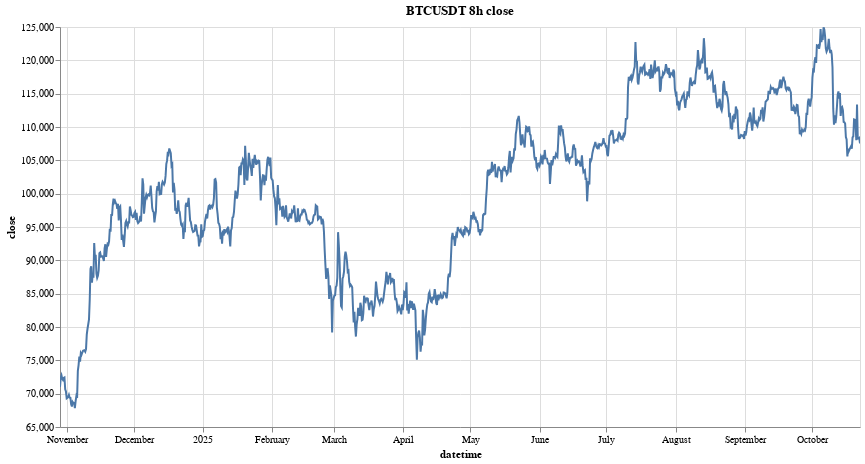

Notebook cell for this chart:
### Code cell
alt.data_transformers.enable("vegafusion")
research.plot_dyn_timeseries(ts, sym, 'close', time_interval)

### Figure 1 — Vega specification as saved in the notebook (floating-point values rounded to 4 significant figures; data arrays with more than 128 entries replaced by an {"elided": "..."} marker saying what was removed)
{"$schema": "https://vega.github.io/schema/vega/v5.json", "data": [{"name": "param_8_store"}, {"name": "param_9_store"}, {"name": "source_0", "values": {"elided": "1077 records"}, "transform": [{"type": "formula", "expr": "toDate(datum['datetime'])", "as": "datetime"}]}, {"name": "source_0_y_domain_close", "values": [{"min": 67830.0, "max": 124900.0}]}], "signals": [{"name": "unit", "value": {}, "on": [{"events": "pointermove", "update": "isTuple(group()) ? group() : unit"}]}, {"name": "param_8", "update": "vlSelectionResolve(\"param_8_store\", \"union\")"}, {"name": "param_9", "update": "vlSelectionResolve(\"param_9_store\", \"union\")"}, {"name": "param_8_datetime", "on": [{"events": [{"source": "view", "type": "dblclick"}], "update": "null"}, {"events": {"signal": "param_8_translate_delta"}, "update": "panLinear(param_8_translate_anchor.extent_x, -param_8_translate_delta.x / width)"}, {"events": {"signal": "param_8_zoom_delta"}, "update": "zoomLinear(domain(\"x\"), param_8_zoom_anchor.x, param_8_zoom_delta)"}]}, {"name": "param_8_tuple", "on": [{"events": [{"signal": "param_8_datetime"}], "update": "param_8_datetime ? {unit: \"\", fields: param_8_tuple_fields, values: [param_8_datetime]} : null"}]}, {"name": "param_8_tuple_fields", "value": [{"field": "datetime", "channel": "x", "type": "R"}]}, {"name": "param_8_translate_anchor", "value": {}, "on": [{"events": [{"source": "scope", "type": "pointerdown"}], "update": "{x: x(unit), y: y(unit), extent_x: domain(\"x\")}"}]}, {"name": "param_8_translate_delta", "value": {}, "on": [{"events": [{"source": "window", "between": [{"source": "scope", "type": "pointerdown"}, {"source": "window", "type": "pointerup"}], "consume": true, "type": "pointermove"}], "update": "{x: param_8_translate_anchor.x - x(unit), y: param_8_translate_anchor.y - y(unit)}"}]}, {"name": "param_8_zoom_anchor", "on": [{"events": [{"source": "scope", "consume": true, "type": "wheel"}], "update": "{x: invert(\"x\", x(unit)), y: invert(\"y\", y(unit))}"}]}, {"name": "param_8_zoom_delta", "on": [{"events": [{"source": "scope", "type": "wheel", "consume": true}], "update": "pow(1.001, event.deltaY * pow(16, event.deltaMode))", "force": true}]}, {"name": "param_8_modify", "on": [{"events": {"signal": "param_8_tuple"}, "update": "modify(\"param_8_store\", param_8_tuple, true)"}]}, {"name": "param_9_close", "on": [{"events": [{"source": "view", "type": "dblclick"}], "update": "null"}, {"events": {"signal": "param_9_translate_delta"}, "update": "panLinear(param_9_translate_anchor.extent_y, param_9_translate_delta.y / height)"}, {"events": {"signal": "param_9_zoom_delta"}, "update": "zoomLinear(domain(\"y\"), param_9_zoom_anchor.y, param_9_zoom_delta)"}]}, {"name": "param_9_tuple", "on": [{"events": [{"signal": "param_9_close"}], "update": "param_9_close ? {unit: \"\", fields: param_9_tuple_fields, values: [param_9_close]} : null"}]}, {"name": "param_9_tuple_fields", "value": [{"field": "close", "channel": "y", "type": "R"}]}, {"name": "param_9_translate_anchor", "value": {}, "on": [{"events": [{"source": "scope", "type": "pointerdown"}], "update": "{x: x(unit), y: y(unit), extent_y: domain(\"y\")}"}]}, {"name": "param_9_translate_delta", "value": {}, "on": [{"events": [{"source": "window", "between": [{"source": "scope", "type": "pointerdown"}, {"source": "window", "type": "pointerup"}], "consume": true, "type": "pointermove"}], "update": "{x: param_9_translate_anchor.x - x(unit), y: param_9_translate_anchor.y - y(unit)}"}]}, {"name": "param_9_zoom_anchor", "on": [{"events": [{"source": "scope", "consume": true, "type": "wheel"}], "update": "{x: invert(\"x\", x(unit)), y: invert(\"y\", y(unit))}"}]}, {"name": "param_9_zoom_delta", "on": [{"events": [{"source": "scope", "consume": true, "type": "wheel"}], "update": "pow(1.001, event.deltaY * pow(16, event.deltaMode))", "force": true}]}, {"name": "param_9_modify", "on": [{"events": {"signal": "param_9_tuple"}, "update": "modify(\"param_9_store\", param_9_tuple, true)"}]}], "marks": [{"type": "line", "name": "marks", "from": {"data": "source_0"}, "sort": {"field": "x"}, "encode": {"update": {"stroke": {"value": "#4c78a8"}, "x": {"field": "datetime", "scale": "x"}, "tooltip": {"signal": "{\"datetime\": timeFormat(datum[\"datetime\"], '%b %d, %Y'), \"close\": format(datum[\"close\"], \"\")}"}, "y": {"field": "close", "scale": "y"}, "defined": {"signal": "isValid(datum[\"datetime\"]) && isFinite(+datum[\"datetime\"]) && isValid(datum[\"close\"]) && isFinite(+datum[\"close\"])"}}}, "clip": true, "style": ["line"], "interactive": true}], "scales": [{"name": "x", "type": "time", "domain": {"data": "source_0", "field": "datetime"}, "range": [0, {"signal": "width"}], "domainRaw": {"signal": "param_8[\"datetime\"]"}}, {"name": "y", "type": "linear", "domain": [{"signal": "(data(\"source_0_y_domain_close\")[0] || {}).min"}, {"signal": "(data(\"source_0_y_domain_close\")[0] || {}).max"}], "range": [{"signal": "height"}, 0], "zero": false, "domainRaw": {"signal": "param_9[\"close\"]"}, "nice": true}], "axes": [{"scale": "x", "domain": false, "maxExtent": 0, "ticks": false, "gridScale": "y", "aria": false, "minExtent": 0, "grid": true, "tickCount": {"signal": "ceil(width/40)"}, "zindex": 0, "labels": false, "orient": "bottom"}, {"scale": "y", "maxExtent": 0, "ticks": false, "tickCount": {"signal": "ceil(height/40)"}, "aria": false, "grid": true, "orient": "left", "gridScale": "x", "labels": false, "domain": false, "minExtent": 0, "zindex": 0}, {"scale": "x", "zindex": 0, "orient": "bottom", "labelFlush": true, "tickCount": {"signal": "ceil(width/40)"}, "grid": false, "title": "datetime", "labelOverlap": true}, {"scale": "y", "grid": false, "title": "close", "tickCount": {"signal": "ceil(height/40)"}, "orient": "left", "zindex": 0, "labelOverlap": true}], "title": {"text": "BTCUSDT 8h close", "frame": "group"}, "width": 800, "padding": 5, "height": 400, "style": "cell", "background": "white"}
